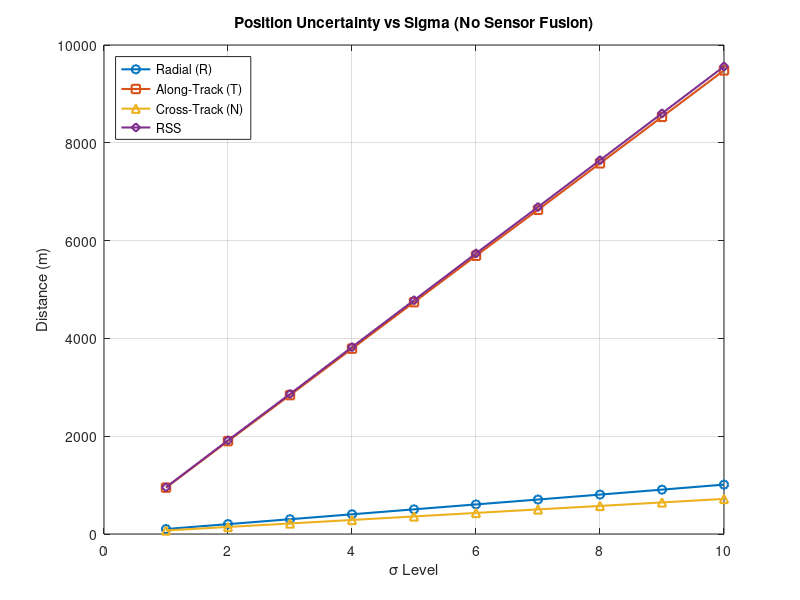
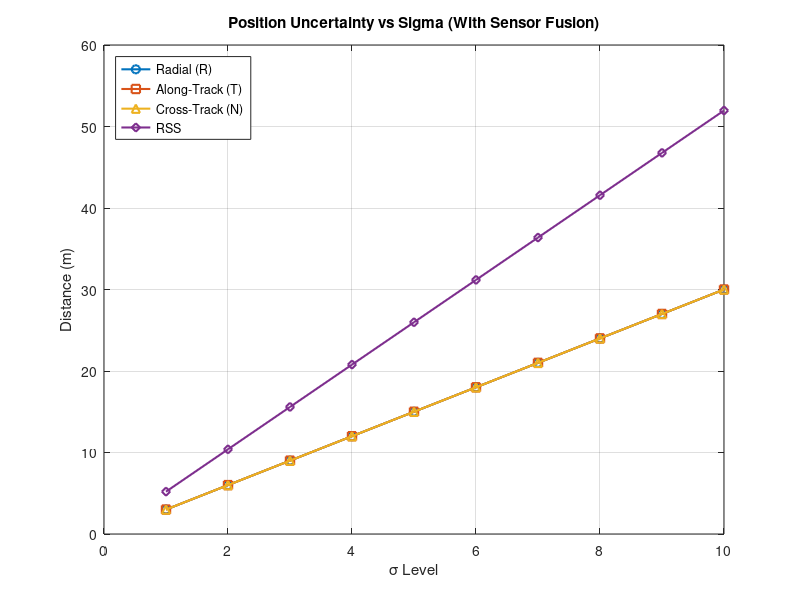

Here is the MATLAB script that generated these plots, in order:
% Sigma values (x-axis)
sigma = 1:10;

% -------------------------
% NO SNS DATA (meters)
% -------------------------
R_no = [101 202 302 403 504 605 705 806 907 1010];
T_no = [948 1900 2840 3790 4740 5690 6630 7580 8530 9480];
N_no = [72 144 215 287 359 431 503 574 646 718];

% Compute RSS (No SNS)
RSS_no = sqrt(R_no.^2 + T_no.^2 + N_no.^2);

% -------------------------
% WITH SNS DATA (meters)
% -------------------------
R_sns = [3 6 9 12 15 18 21 24 27 30];
T_sns = [3 6 9 12 15 18 21 24 27 30];
N_sns = [3 6 9 12 15 18 21 24 27 30];

% Compute RSS (SNS)
RSS_sns = sqrt(R_sns.^2 + T_sns.^2 + N_sns.^2);

% =========================
% FIGURE 1: NO SNS
% =========================
figure;
plot(sigma, R_no, '-o', 'LineWidth', 1.5); hold on;
plot(sigma, T_no, '-s', 'LineWidth', 1.5);
plot(sigma, N_no, '-^', 'LineWidth', 1.5);
plot(sigma, RSS_no, '-d', 'LineWidth', 1.5);

grid on;
xlabel('\sigma Level');
ylabel('Distance (m)');
title('Position Uncertainty vs Sigma (No Sensor Fusion)');
legend('Radial (R)', 'Along-Track (T)', 'Cross-Track (N)', 'RSS', 'Location', 'northwest');

% =========================
% FIGURE 2: WITH SNS
% =========================
figure;
plot(sigma, R_sns, '-o', 'LineWidth', 1.5); hold on;
plot(sigma, T_sns, '-s', 'LineWidth', 1.5);
plot(sigma, N_sns, '-^', 'LineWidth', 1.5);
plot(sigma, RSS_sns, '-d', 'LineWidth', 1.5);

grid on;
xlabel('\sigma Level');
ylabel('Distance (m)');
title('Position Uncertainty vs Sigma (With Sensor Fusion)');
legend('Radial (R)', 'Along-Track (T)', 'Cross-Track (N)', 'RSS', 'Location', 'northwest');
